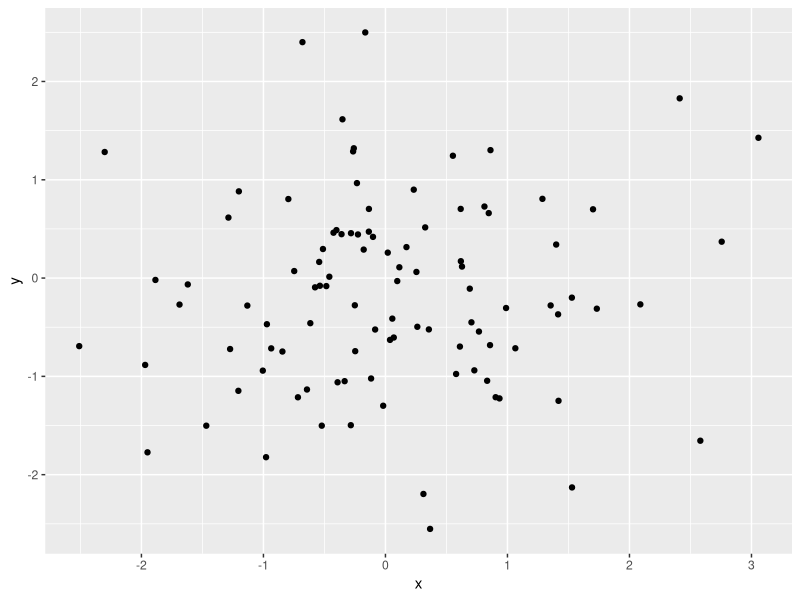
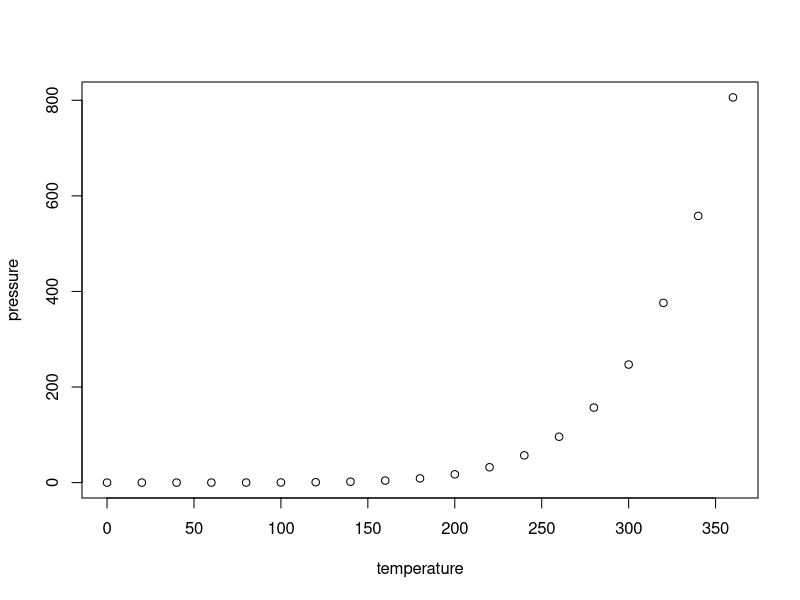

R code for these plots, in order:
## ---- chunk 1
knitr::opts_chunk$set(echo = TRUE)
## ---- chunk 2
library(ggplot2) 
# buat data frame contoh
data <- data.frame(x = rnorm(100), y = rnorm(100))
# buat plot titik
ggplot(data, aes(x = x, y = y)) + geom_point()
## ---- chunk 3
library(readr)
iris <- read_csv("iris.csv")
## ---- chunk 4
View(iris)
## ---- chunk 5
print ("hallo word")
## ---- chunk 6
summary(cars)
## ---- chunk 7
plot(pressure)
